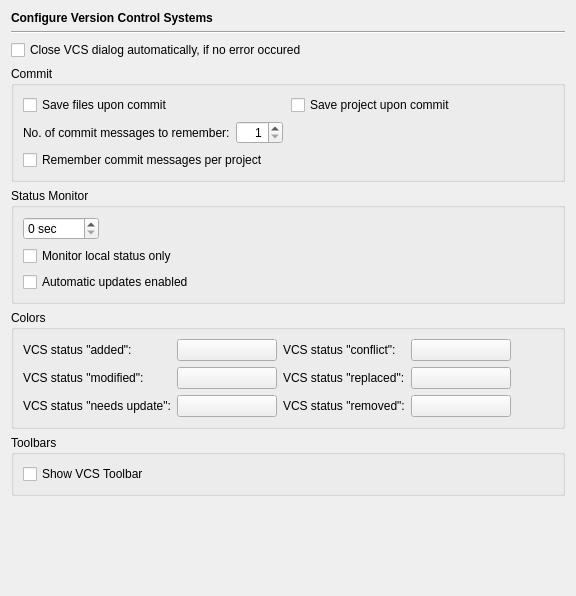
<?xml version="1.0" encoding="UTF-8"?>
<ui version="4.0">
 <class>VcsPage</class>
 <widget class="QWidget" name="VcsPage">
  <property name="geometry">
   <rect>
    <x>0</x>
    <y>0</y>
    <width>576</width>
    <height>596</height>
   </rect>
  </property>
  <layout class="QVBoxLayout" name="verticalLayout_2">
   <item>
    <widget class="QLabel" name="headerLabel">
     <property name="text">
      <string>&lt;b&gt;Configure Version Control Systems&lt;/b&gt;</string>
     </property>
    </widget>
   </item>
   <item>
    <widget class="Line" name="line9_3_2_2">
     <property name="frameShape">
      <enum>QFrame::HLine</enum>
     </property>
     <property name="frameShadow">
      <enum>QFrame::Sunken</enum>
     </property>
     <property name="orientation">
      <enum>Qt::Horizontal</enum>
     </property>
    </widget>
   </item>
   <item>
    <widget class="QCheckBox" name="vcsAutoCloseCheckBox">
     <property name="text">
      <string>Close VCS dialog automatically, if no error occured</string>
     </property>
    </widget>
   </item>
   <item>
    <widget class="QGroupBox" name="groupBox">
     <property name="title">
      <string>Commit</string>
     </property>
     <layout class="QGridLayout" name="gridLayout_3">
      <item row="0" column="0">
       <widget class="QCheckBox" name="vcsAutoSaveCheckBox">
        <property name="toolTip">
         <string>Select, if files should be saved before a commit</string>
        </property>
        <property name="text">
         <string>Save files upon commit</string>
        </property>
       </widget>
      </item>
      <item row="0" column="1">
       <widget class="QCheckBox" name="vcsAutoSaveProjectCheckBox">
        <property name="toolTip">
         <string>Select, if project should be saved before a commit</string>
        </property>
        <property name="text">
         <string>Save project upon commit</string>
        </property>
       </widget>
      </item>
      <item row="1" column="0" colspan="2">
       <layout class="QHBoxLayout" name="horizontalLayout">
        <item>
         <widget class="QLabel" name="label_8">
          <property name="text">
           <string>No. of commit messages to remember:</string>
          </property>
         </widget>
        </item>
        <item>
         <widget class="QSpinBox" name="commitSpinBox">
          <property name="toolTip">
           <string>Enter the number of commit messages to remember</string>
          </property>
          <property name="alignment">
           <set>Qt::AlignRight|Qt::AlignTrailing|Qt::AlignVCenter</set>
          </property>
          <property name="minimum">
           <number>1</number>
          </property>
          <property name="maximum">
           <number>100</number>
          </property>
         </widget>
        </item>
        <item>
         <spacer name="spacer">
          <property name="orientation">
           <enum>Qt::Horizontal</enum>
          </property>
          <property name="sizeHint" stdset="0">
           <size>
            <width>40</width>
            <height>20</height>
           </size>
          </property>
         </spacer>
        </item>
       </layout>
      </item>
      <item row="2" column="0" colspan="2">
       <widget class="QCheckBox" name="perProjectCommitHistoryCheckBox">
        <property name="toolTip">
         <string>Select to use one commit messages history per project</string>
        </property>
        <property name="text">
         <string>Remember commit messages per project</string>
        </property>
       </widget>
      </item>
     </layout>
    </widget>
   </item>
   <item>
    <widget class="QGroupBox" name="groupBox_2">
     <property name="title">
      <string>Status Monitor</string>
     </property>
     <layout class="QGridLayout" name="gridLayout_2">
      <item row="0" column="0">
       <widget class="QSpinBox" name="vcsStatusMonitorIntervalSpinBox">
        <property name="toolTip">
         <string>Select the interval in seconds for VCS status updates (0 to disable)</string>
        </property>
        <property name="suffix">
         <string> sec</string>
        </property>
        <property name="maximum">
         <number>3600</number>
        </property>
       </widget>
      </item>
      <item row="0" column="1">
       <spacer>
        <property name="orientation">
         <enum>Qt::Horizontal</enum>
        </property>
        <property name="sizeHint" stdset="0">
         <size>
          <width>40</width>
          <height>20</height>
         </size>
        </property>
       </spacer>
      </item>
      <item row="1" column="0" colspan="2">
       <widget class="QCheckBox" name="vcsMonitorLocalStatusCheckBox">
        <property name="toolTip">
         <string>Select to monitor local status only (if supported by VCS)</string>
        </property>
        <property name="text">
         <string>Monitor local status only</string>
        </property>
       </widget>
      </item>
      <item row="2" column="0" colspan="2">
       <widget class="QCheckBox" name="autoUpdateCheckBox">
        <property name="toolTip">
         <string>Select to enable automatic updates</string>
        </property>
        <property name="text">
         <string>Automatic updates enabled</string>
        </property>
       </widget>
      </item>
     </layout>
    </widget>
   </item>
   <item>
    <widget class="QGroupBox" name="groupBox_3">
     <property name="title">
      <string>Colors</string>
     </property>
     <layout class="QGridLayout" name="gridLayout">
      <item row="0" column="0">
       <widget class="QLabel" name="label_4">
        <property name="text">
         <string>VCS status &quot;added&quot;:</string>
        </property>
       </widget>
      </item>
      <item row="0" column="1">
       <widget class="QPushButton" name="pbVcsAddedButton">
        <property name="minimumSize">
         <size>
          <width>100</width>
          <height>0</height>
         </size>
        </property>
        <property name="toolTip">
         <string>Select the background color for entries with VCS status &quot;added&quot;.</string>
        </property>
        <property name="text">
         <string/>
        </property>
       </widget>
      </item>
      <item row="0" column="2">
       <widget class="QLabel" name="label_5">
        <property name="text">
         <string>VCS status &quot;conflict&quot;:</string>
        </property>
       </widget>
      </item>
      <item row="0" column="3">
       <widget class="QPushButton" name="pbVcsConflictButton">
        <property name="minimumSize">
         <size>
          <width>100</width>
          <height>0</height>
         </size>
        </property>
        <property name="toolTip">
         <string>Select the background color for entries with VCS status &quot;conflict&quot;.</string>
        </property>
        <property name="text">
         <string/>
        </property>
       </widget>
      </item>
      <item row="0" column="4">
       <spacer>
        <property name="orientation">
         <enum>Qt::Horizontal</enum>
        </property>
        <property name="sizeHint" stdset="0">
         <size>
          <width>40</width>
          <height>20</height>
         </size>
        </property>
       </spacer>
      </item>
      <item row="1" column="0">
       <widget class="QLabel" name="label_2">
        <property name="text">
         <string>VCS status &quot;modified&quot;:</string>
        </property>
       </widget>
      </item>
      <item row="1" column="1">
       <widget class="QPushButton" name="pbVcsModifiedButton">
        <property name="minimumSize">
         <size>
          <width>100</width>
          <height>0</height>
         </size>
        </property>
        <property name="toolTip">
         <string>Select the background color for entries with VCS status &quot;modified&quot;.</string>
        </property>
        <property name="text">
         <string/>
        </property>
       </widget>
      </item>
      <item row="1" column="2">
       <widget class="QLabel" name="label_6">
        <property name="text">
         <string>VCS status &quot;replaced&quot;:</string>
        </property>
       </widget>
      </item>
      <item row="1" column="3">
       <widget class="QPushButton" name="pbVcsReplacedButton">
        <property name="minimumSize">
         <size>
          <width>100</width>
          <height>0</height>
         </size>
        </property>
        <property name="toolTip">
         <string>Select the background color for entries with VCS status &quot;replaced&quot;.</string>
        </property>
        <property name="text">
         <string/>
        </property>
       </widget>
      </item>
      <item row="2" column="0">
       <widget class="QLabel" name="label_3">
        <property name="text">
         <string>VCS status &quot;needs update&quot;:</string>
        </property>
       </widget>
      </item>
      <item row="2" column="1">
       <widget class="QPushButton" name="pbVcsUpdateButton">
        <property name="minimumSize">
         <size>
          <width>100</width>
          <height>0</height>
         </size>
        </property>
        <property name="toolTip">
         <string>Select the background color for entries with VCS status &quot;needs update&quot;.</string>
        </property>
        <property name="text">
         <string/>
        </property>
       </widget>
      </item>
      <item row="2" column="2">
       <widget class="QLabel" name="label_7">
        <property name="text">
         <string>VCS status &quot;removed&quot;:</string>
        </property>
       </widget>
      </item>
      <item row="2" column="3">
       <widget class="QPushButton" name="pbVcsRemovedButton">
        <property name="minimumSize">
         <size>
          <width>100</width>
          <height>0</height>
         </size>
        </property>
        <property name="toolTip">
         <string>Select the background color for entries with VCS status &quot;removed&quot;.</string>
        </property>
        <property name="text">
         <string/>
        </property>
       </widget>
      </item>
     </layout>
    </widget>
   </item>
   <item>
    <widget class="QGroupBox" name="groupBox_4">
     <property name="title">
      <string>Toolbars</string>
     </property>
     <layout class="QVBoxLayout" name="verticalLayout">
      <item>
       <widget class="QCheckBox" name="vcsToolbarCheckBox">
        <property name="toolTip">
         <string>Select to show VCS specific toolbars</string>
        </property>
        <property name="text">
         <string>Show VCS Toolbar</string>
        </property>
       </widget>
      </item>
     </layout>
    </widget>
   </item>
   <item>
    <spacer>
     <property name="orientation">
      <enum>Qt::Vertical</enum>
     </property>
     <property name="sizeHint" stdset="0">
      <size>
       <width>512</width>
       <height>81</height>
      </size>
     </property>
    </spacer>
   </item>
  </layout>
 </widget>
 <tabstops>
  <tabstop>vcsAutoCloseCheckBox</tabstop>
  <tabstop>vcsAutoSaveCheckBox</tabstop>
  <tabstop>vcsAutoSaveProjectCheckBox</tabstop>
  <tabstop>commitSpinBox</tabstop>
  <tabstop>perProjectCommitHistoryCheckBox</tabstop>
  <tabstop>vcsStatusMonitorIntervalSpinBox</tabstop>
  <tabstop>vcsMonitorLocalStatusCheckBox</tabstop>
  <tabstop>autoUpdateCheckBox</tabstop>
  <tabstop>pbVcsAddedButton</tabstop>
  <tabstop>pbVcsConflictButton</tabstop>
  <tabstop>pbVcsModifiedButton</tabstop>
  <tabstop>pbVcsReplacedButton</tabstop>
  <tabstop>pbVcsUpdateButton</tabstop>
  <tabstop>pbVcsRemovedButton</tabstop>
  <tabstop>vcsToolbarCheckBox</tabstop>
 </tabstops>
 <resources/>
 <connections/>
</ui>
